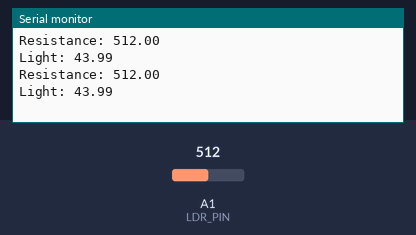
This sketch was run on a simulated Arduino Uno, built with avr-gcc and run on an emulated ATmega328P. Shown: the last lines printed to the serial monitor. The inputs (shaded band) are chosen by the test bench; at power-on: A1 (LDR_PIN) = 512.

Above: at 1.8 s.
1.9 s: A1 (LDR_PIN) set to 716
At 2.6 s:
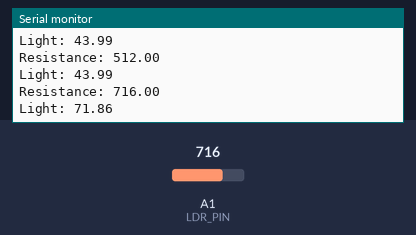
3.4 s: A1 (LDR_PIN) set to 900
At 4.8 s:
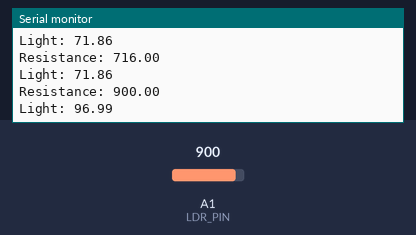
Timing chart, 0 to 6.4 s (numbered marks = the images above; inputs shaded):
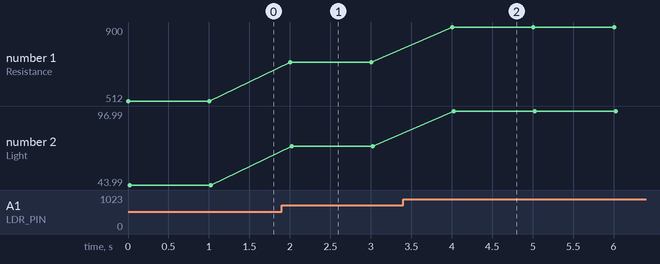

Measured:
- after the input at 1.9 s, the serial monitor: prints a new line after 0.10 s (image 1)
- after the input at 3.4 s, the serial monitor: prints a new line after 0.61 s (image 2)
- plotted number 1: 512 → 716 after the input at 1.9 s, 716 → 900 after the input at 3.4 s
- plotted number 2: 43.99 → 71.86 after the input at 1.9 s, 71.86 → 96.99 after the input at 3.4 s

The sketch:

Light_sensor_test.ino
```cpp
float resistance;
float light;

// Assuming linear relationship over short range
float yL = 0.0;
float yU = 100;
float xL = 190.0;
float xU = 922.0;

int LDR_PIN = A1;

// Prototype function for optional parameters?
float float_map(float x, float xL, float xU, float yL, float yU);

float float_map(float x, float xL, float xU, float yL, float yU) {
  // Maps the value of x to the upper and lower Y bounds, in linear relation to the upper and lower X bounds.
  // Returns values as floats to n d.p., and can extrapolate beyond bounds.
  if (((xU-xL) > 0.01) or ((xU-xL) < -0.01)){
    return (((yU-yL)/(xU-xL)) * (x-xL) + yL);
  }
  else {
    return -100000000;
  }

}

void setup() {
  Serial.begin(9600);
}

void loop() {
  resistance = analogRead(LDR_PIN);
  light = float_map(resistance, xL, xU, yL, yU);
  Serial.print("Resistance: ");
  Serial.println(resistance);
  Serial.print("Light: ");
  Serial.println(light);
  delay(1000);
}
```
